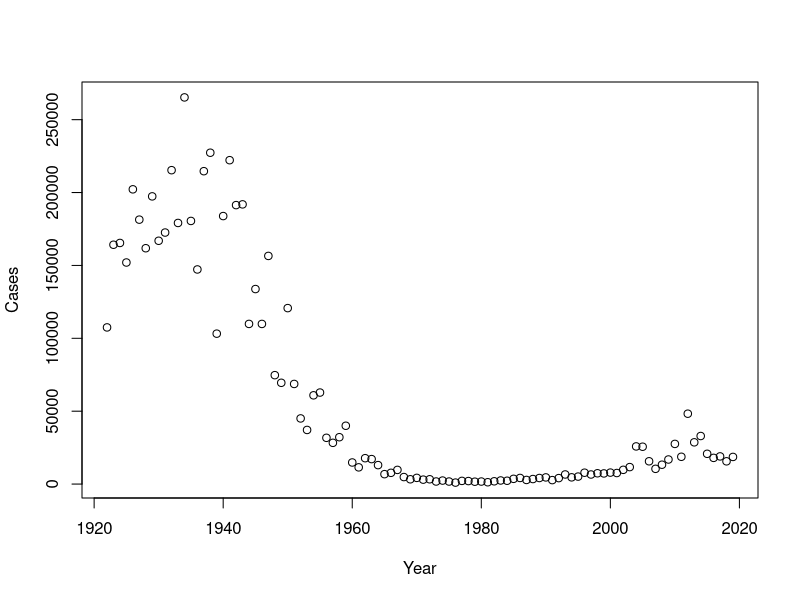
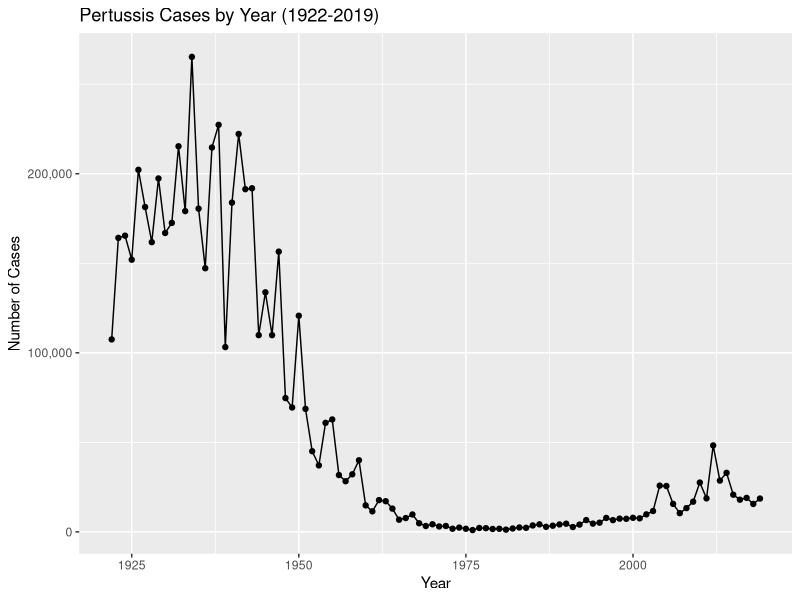
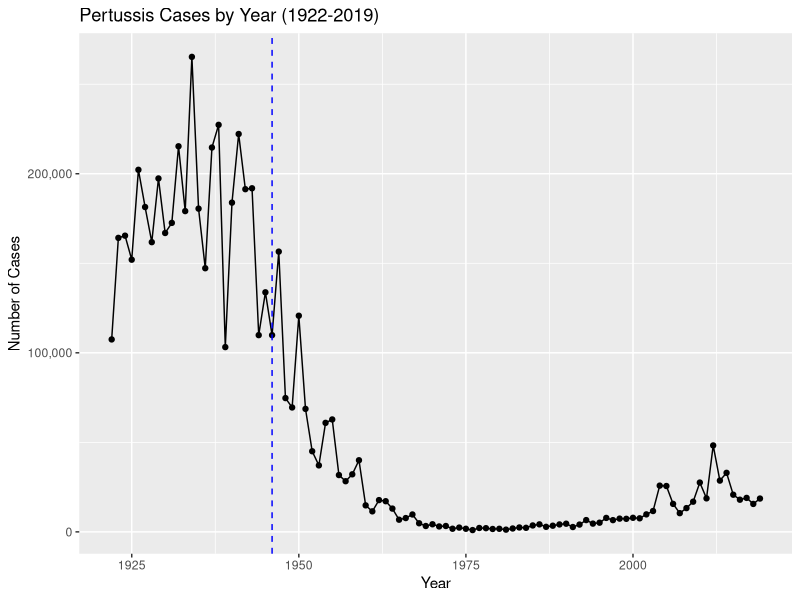
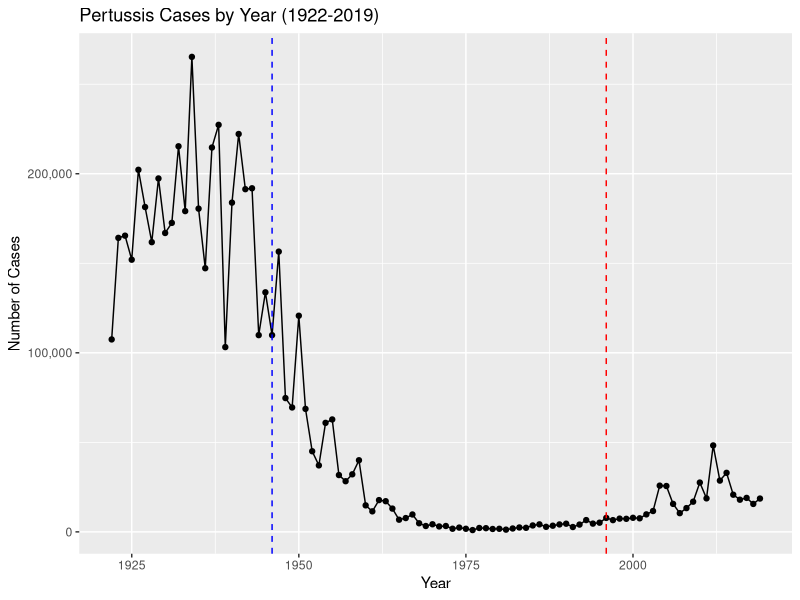

The R source for these figures, in order: (Note: this script raises an error after producing the figures.)
## ---- chunk 1
cdc <- data.frame(
                                 Year = c(1922L,1923L,1924L,1925L,
                                          1926L,1927L,1928L,1929L,1930L,1931L,
                                          1932L,1933L,1934L,1935L,1936L,
                                          1937L,1938L,1939L,1940L,1941L,1942L,
                                          1943L,1944L,1945L,1946L,1947L,
                                          1948L,1949L,1950L,1951L,1952L,
                                          1953L,1954L,1955L,1956L,1957L,1958L,
                                          1959L,1960L,1961L,1962L,1963L,
                                          1964L,1965L,1966L,1967L,1968L,1969L,
                                          1970L,1971L,1972L,1973L,1974L,
                                          1975L,1976L,1977L,1978L,1979L,1980L,
                                          1981L,1982L,1983L,1984L,1985L,
                                          1986L,1987L,1988L,1989L,1990L,
                                          1991L,1992L,1993L,1994L,1995L,1996L,
                                          1997L,1998L,1999L,2000L,2001L,
                                          2002L,2003L,2004L,2005L,2006L,2007L,
                                          2008L,2009L,2010L,2011L,2012L,
                                          2013L,2014L,2015L,2016L,2017L,2018L,
                                          2019L),
         Cases = c(107473,164191,165418,152003,
                                          202210,181411,161799,197371,
                                          166914,172559,215343,179135,265269,
                                          180518,147237,214652,227319,103188,
                                          183866,222202,191383,191890,109873,
                                          133792,109860,156517,74715,69479,
                                          120718,68687,45030,37129,60886,
                                          62786,31732,28295,32148,40005,
                                          14809,11468,17749,17135,13005,6799,
                                          7717,9718,4810,3285,4249,3036,
                                          3287,1759,2402,1738,1010,2177,2063,
                                          1623,1730,1248,1895,2463,2276,
                                          3589,4195,2823,3450,4157,4570,
                                          2719,4083,6586,4617,5137,7796,6564,
                                          7405,7298,7867,7580,9771,11647,
                                          25827,25616,15632,10454,13278,
                                          16858,27550,18719,48277,28639,32971,
                                          20762,17972,18975,15609,18617)
       )
## ---- chunk 2
plot(cdc)
## ---- chunk 3
library(ggplot2)

base <- ggplot(cdc) +
  aes(Year, Cases) +
  geom_point() +
  geom_line() +
  labs(title = "Pertussis Cases by Year (1922-2019)", y = "Number of Cases") +
  scale_y_continuous(labels = scales::label_comma())
base
## ---- chunk 4
base + 
  geom_vline(xintercept = 1946, col = "blue", linetype = 2)
## ---- chunk 5
base + 
  geom_vline(xintercept = 1946, col = "blue", linetype = 2) +
  geom_vline(xintercept = 1996, col = "red", linetype = 2)
## ---- chunk 6
library(jsonlite)

subject <- read_json("http://cmi-pb.org/api/subject", simplifyVector = TRUE)
head(subject)
## ---- chunk 7
table(subject$infancy_vac)
## ---- chunk 8
table(subject$race, subject$biological_sex)
## ---- chunk 9
specimen <- read_json("http://cmi-pb.org/api/specimen", simplifyVector = T)
head(specimen)
dim(specimen)
## ---- chunk 10
dim(subject)
## ---- chunk 11
library(dplyr)
meta <- inner_join(specimen, subject)
dim(meta)
## ---- chunk 12
titer <- read_json("http://cmi-pb.org/api/ab_titer", simplifyVector = T)
head(titer)
dim(titer)
## ---- chunk 13
table(titer$isotype)
## ---- chunk 14
abdata <- inner_join(titer, meta)
dim(abdata)
## ---- chunk 15
head(abdata)
## ---- chunk 16
table(abdata$visit)
## ---- chunk 17
ig1 <- filter(abdata, isotype == "IgG1", visit!= 8)
dim(ig1)
## ---- chunk 18
head(ig1)
## ---- chunk 19
table(abdata$antigen)
## ---- chunk 20
ggplot(ig1) +
  aes(MFI, antigen) +
  geom_boxplot()
## ---- chunk 21
ggplot(ig1) +
  aes(MFI, antigen) +
  geom_boxplot() +
  facet_wrap(vars(visit), nrow = 2)
## ---- chunk 22
ggplot(ig1) +
  aes(MFI, antigen, col = ig1$infancy_vac) +
  geom_boxplot() +
  facet_wrap(vars(visit), nrow = 2)
## ---- chunk 23
ggplot(ig1) +
  aes(MFI, antigen) +
  geom_boxplot() +
  facet_wrap(vars(infancy_vac, visit), nrow = 2)
## ---- chunk 24
filter(ig1, antigen== "FIM2/3") %>%
  ggplot() +
  aes(MFI, col=infancy_vac) +
  geom_boxplot(show.legend = FALSE) +
  facet_wrap(vars(visit)) +
  labs(title = "FIM2/3 antigen level") +
  theme_bw()
## ---- chunk 25
filter(ig1, antigen== "PT") %>%
  ggplot() +
  aes(MFI, col=infancy_vac) +
  geom_boxplot(show.legend = FALSE) +
  facet_wrap(vars(visit)) +
  labs(title = "PT antigen level") +
  theme_bw()
## ---- chunk 26
url <- "https://www.cmi-pb.org/api/v2/rnaseq?versioned_ensembl_gene_id=eq.ENSG00000211896.7"

rna <- read_json(url, simplifyVector = TRUE) 
head(rna)
## ---- chunk 27
ssrna <- inner_join(rna, meta)
head(ssrna)
## ---- chunk 28
dim(ssrna)
## ---- chunk 29
ggplot(ssrna) +
  aes(visit, tpm, group=subject_id) +
  geom_point() +
  geom_line(alpha=0.2) + 
  theme_bw()
